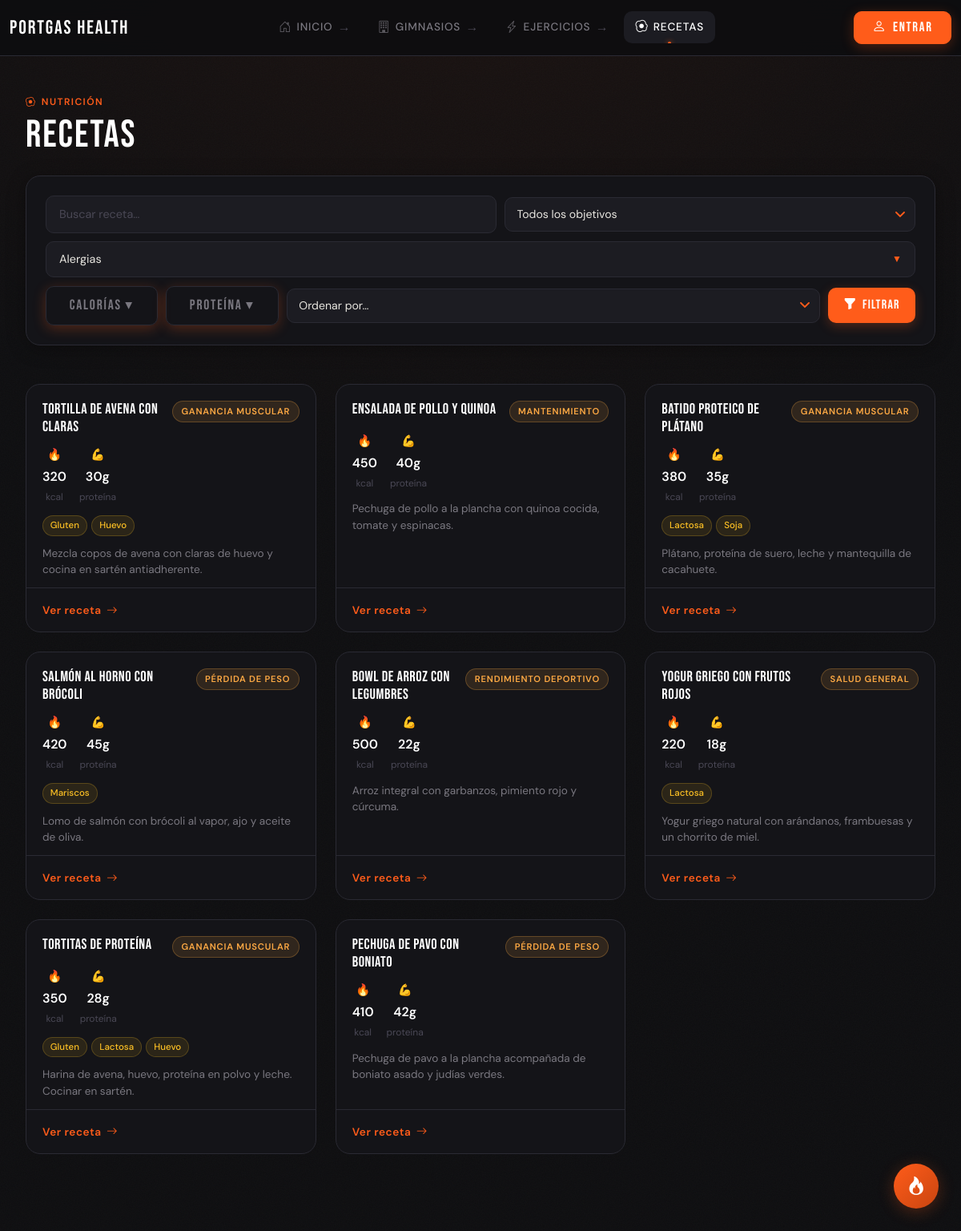
The app's page /recetas/, older data.
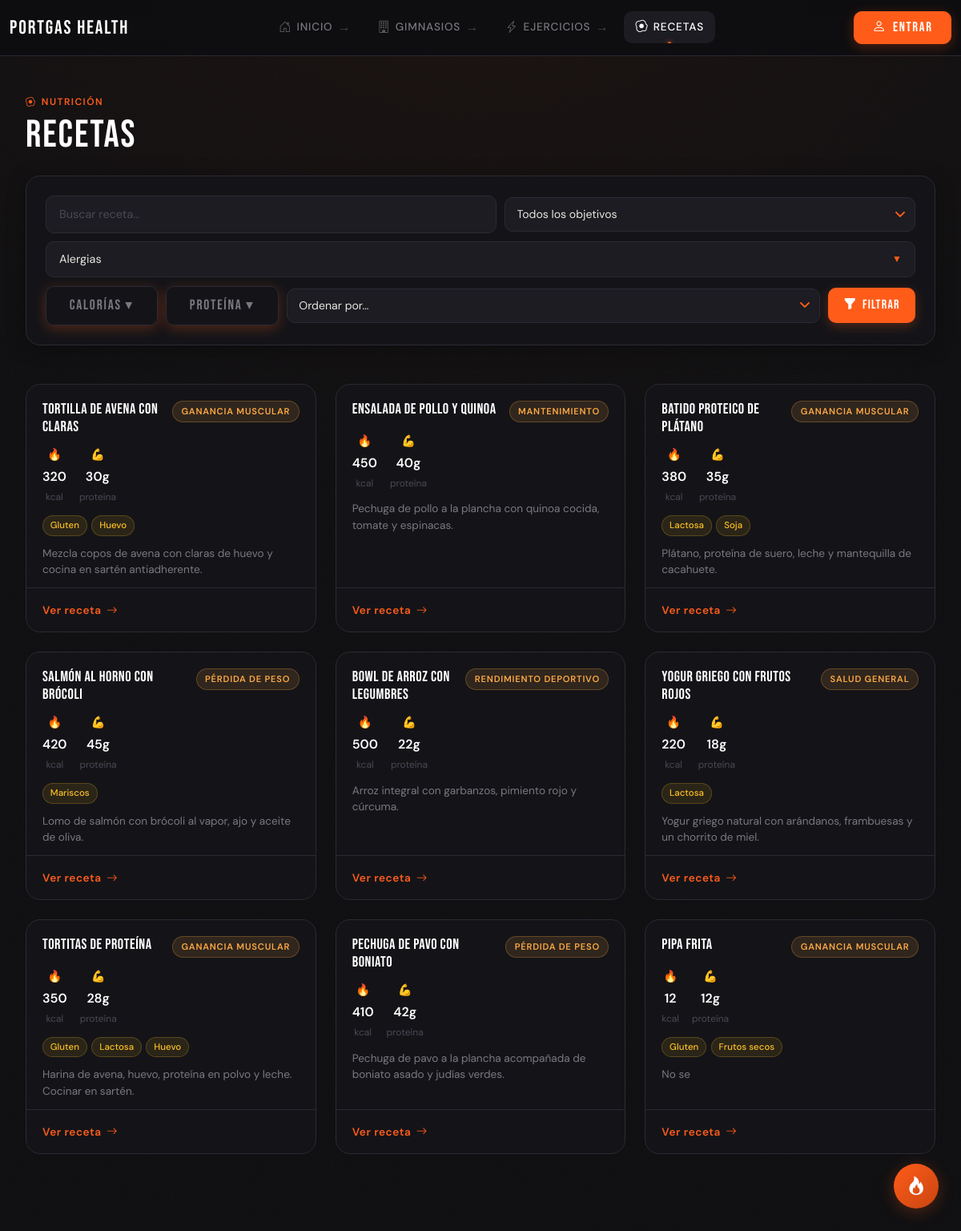
The same page, newer data.
### recetas/models.py (models this page shows, shortened)
class Receta(models.Model):
    nombre = models.CharField(max_length=100)
    proteina = models.IntegerField()
    calorias = models.IntegerField()
    autor = models.ForeignKey(
        settings.AUTH_USER_MODEL,
        on_delete=models.SET_NULL,
        null=True,
        related_name="recetas_creadas"
    )
    objetivo = models.ForeignKey(
        Objetivo,
        on_delete=models.SET_NULL,
        null=True,
        related_name="recetas"
    )
    alergia = models.ManyToManyField(
        Alergia,
        related_name="recetas"
    )
    descripcion = models.TextField(blank=True)
    likes = GenericRelation(Like)
    video = models.FileField(
        upload_to="recetas/",
        blank=True,
        null=True
    )

class Objetivo(models.Model):
    nombre = models.CharField(max_length=100)

class Alergia(models.Model):
    nombre = models.CharField(max_length=100)

### recetas/views.py (the view)
# urls.py: path('', RecetaListView.as_view(), name='lista'),
class RecetaListView(ListView):
    model = Receta
    template_name = "recetas/rec_lista.html"
    context_object_name = "recetas"
    def get(self, request, *args, **kwargs):
        request.session.pop('volver_a', None)
        return super().get(request, *args, **kwargs)
    def get_queryset(self):
        recetas = (
            Receta.objects
            .select_related('objetivo', 'autor')
            .prefetch_related('alergia')
        )
        q = self.request.GET.get("q")
        if q:
            recetas = recetas.filter(nombre__icontains=q)
        objetivo = self.request.GET.get("objetivo")
        if objetivo:
            recetas = recetas.filter(objetivo__nombre__iexact=objetivo)
        alergias = self.request.GET.getlist("alergia")
        if alergias:
            recetas = recetas.exclude(alergia__nombre__in=alergias)
        cal_min = self.request.GET.get("cal_min")
        cal_max = self.request.GET.get("cal_max")
        if cal_min:
            recetas = recetas.filter(calorias__gte=int(cal_min))
        if cal_max:
            recetas = recetas.filter(calorias__lte=int(cal_max))
        pro_min = self.request.GET.get("pro_min")
        pro_max = self.request.GET.get("pro_max")
        if pro_min:
            recetas = recetas.filter(proteina__gte=int(pro_min))
        if pro_max:
            recetas = recetas.filter(proteina__lte=int(pro_max))
        orden = self.request.GET.get("orden")
        if orden == "nombre_asc":
            recetas = recetas.order_by("nombre")
        elif orden == "nombre_desc":
            recetas = recetas.order_by("-nombre")
        elif orden == "calorias_asc":
            recetas = recetas.order_by("calorias")
        elif orden == "calorias_desc":
            recetas = recetas.order_by("-calorias")
        elif orden == "proteina_asc":
            recetas = recetas.order_by("proteina")
        elif orden == "proteina_desc":
            recetas = recetas.order_by("-proteina")
        return recetas.distinct()
    def get_context_data(self, **kwargs):
        context = super().get_context_data(**kwargs)
        context["alergias"] = Alergia.objects.all()
        context["alergias_seleccionadas"] = self.request.GET.getlist("alergia")
        return context

### templates/recetas/rec_lista.html (shortened to what this page needs)
{% extends "base.html" %}
{% block content %}
<div class="d-flex align-items-end justify-content-between gap-3 mb-4 flex-wrap">
  <div>
    <p class="section-eyebrow"><i class="bi bi-egg-fried"></i> Nutrición</p>
    <h2 class="section-title">Recetas</h2>
  </div>
</div>
<form method="GET" class="filter-bar mb-5">
  <div class="filter-bar__inner">
    <div class="filter-search">
      <input type="text" name="q" placeholder="Buscar receta…"
             value="{{ request.GET.q }}" autocomplete="off">
    </div>
    <select name="objetivo">
      <option value="">Todos los objetivos</option>
    </select>
    <div class="multi-select" id="alergiasDropdown">
      <div class="multi-select__input" onclick="toggleDropdown()">
          <span id="alergiasText">
          </span>
          <span class="arrow">▼</span>
      </div>
    </div>
    <div class="dropdown-range">
      <button class="btn btn-outline-secondary" type="button" data-bs-toggle="collapse" data-bs-target="#caloriasCollapse">
        Calorías ▾
      </button>
    </div>
    <div class="dropdown-range">
      <button class="btn btn-outline-secondary" type="button" data-bs-toggle="collapse" data-bs-target="#proteinaCollapse">
        Proteína ▾
      </button>
    </div>
    <select name="orden">
      <option value="">Ordenar por…</option>
    </select>
    <button type="submit">
      <i class="bi bi-funnel-fill"></i> Filtrar
    </button>
  </div>
</form>
{% if recetas %}
  <div class="row row-cols-1 row-cols-md-2 row-cols-lg-3 g-4">
    {% for receta in recetas %}
      <div class="col">
        <div class="recipe-card h-100">
          <div class="recipe-card__body">
            <div class="d-flex align-items-start justify-content-between gap-2 mb-2">
              <div class="d-flex align-items-center gap-2">
                  <h5 class="recipe-card__title">{{ receta.nombre }}</h5>
              </div>
              {% if receta.objetivo %}
                <span class="recipe-badge">{{ receta.objetivo.nombre }}</span>
              {% endif %}
            </div>
            <div class="recipe-macros">
              <div class="recipe-macro">
                <span class="recipe-macro__icon fire">🔥</span>
                <span class="recipe-macro__value">{{ receta.calorias }}</span>
                <span class="recipe-macro__label">kcal</span>
              </div>
              <div class="recipe-macro">
                <span class="recipe-macro__icon">💪</span>
                <span class="recipe-macro__value">{{ receta.proteina }}g</span>
                <span class="recipe-macro__label">proteína</span>
              </div>
            </div>
            {% if receta.alergia.all %}
              <div class="recipe-allergies">
                {% for alergia in receta.alergia.all %}
                  <span class="allergy-tag">{{ alergia.nombre }}</span>
                {% endfor %}
              </div>
            {% endif %}
            {% if receta.descripcion %}
              <p class="recipe-card__desc">{{ receta.descripcion|truncatewords:15 }}</p>
            {% endif %}
          </div>
          <div class="recipe-card__footer">
            <a href="{% url 'recetas:detalle' receta.pk %}" class="recipe-card__link">
              Ver receta <i class="bi bi-arrow-right"></i>
            </a>
          </div>
        </div>
      </div>
    {% endfor %}
  </div>
{% endif %}
{% load static %}
{% endblock %}

Row changes from the older to the newer data that the page shows:
added Receta: nombre "Pipa Frita", objetivo.nombre "GANANCIA MUSCULAR", calorias "12", proteina "12", descripcion "No se", Alergia (nombre "Gluten")
now on this page (row unchanged): Alergia: nombre "Frutos secos", shown under "Pipa Frita"
